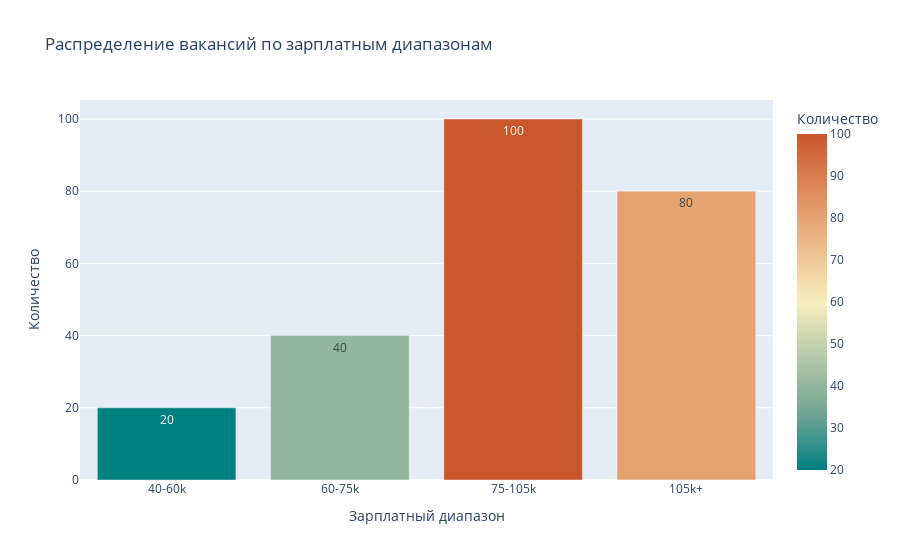

Notebook cell for this chart:
### Code cell
import pandas as pd
import plotly.express as px

df = pd.DataFrame(vacancies, columns=["Вакансия", "Зарплата"])
df = df[(df["Зарплата"] >= 40000) & (df["Зарплата"] <= 120000)]

# Определяем диапазоны зарплат
bins = [40000, 60000, 75000, 105000, 110000]
labels = ["40-60k", "60-75k", "75-105k", '105k+']
df["Диапазон зарплат"] = pd.cut(df["Зарплата"], bins=bins, labels=labels)

# Группируем по диапазонам и считаем количество вакансий в каждом
df_grouped = df["Диапазон зарплат"].value_counts().reset_index()
df_grouped.columns = ["Диапазон зарплат", "Количество вакансий"]
df_grouped = df_grouped.sort_values("Диапазон зарплат")

# Строим столбчатую диаграмму с Plotly
fig = px.bar(
    df_grouped,
    x="Диапазон зарплат",
    y="Количество вакансий",
    title="Распределение вакансий по зарплатным диапазонам",
    labels={"Количество вакансий": "Количество", "Диапазон зарплат": "Зарплатный диапазон"},
    color="Количество вакансий",
    color_continuous_scale="geyser",
    text_auto=True
)

fig.update_layout(height=500)
fig.show()
display(df)

### Figure 1 — Plotly figure (JSON) as saved in the notebook; plotly's stock layout.template omitted (floating-point values rounded to 4 significant figures)
{"data": [{"alignmentgroup": "True", "hovertemplate": "Зарплатный диапазон=%{x}<br>Количество=%{marker.color}<extra></extra>", "legendgroup": "", "marker": {"color": [20, 40, 100, 80], "coloraxis": "coloraxis", "pattern": {"shape": ""}}, "name": "", "offsetgroup": "", "orientation": "v", "showlegend": false, "textposition": "auto", "texttemplate": "%{y}", "type": "bar", "x": ["40-60k", "60-75k", "75-105k", "105k+"], "xaxis": "x", "y": [20, 40, 100, 80], "yaxis": "y"}], "layout": {"autosize": true, "barmode": "relative", "coloraxis": {"colorbar": {"title": {"text": "Количество"}}, "colorscale": [[0, "rgb(0, 128, 128)"], [0.1667, "rgb(112, 164, 148)"], [0.3333, "rgb(180, 200, 168)"], [0.5, "rgb(246, 237, 189)"], [0.6667, "rgb(237, 187, 138)"], [0.8333, "rgb(222, 138, 90)"], [1, "rgb(202, 86, 44)"]]}, "legend": {"tracegroupgap": 0}, "title": {"text": "Распределение вакансий по зарплатным диапазонам"}, "xaxis": {"anchor": "y", "autorange": true, "domain": [0, 1], "range": [-0.5, 3.5], "title": {"text": "Зарплатный диапазон"}, "type": "category"}, "yaxis": {"anchor": "x", "autorange": true, "domain": [0, 1], "range": [0, 105.3], "title": {"text": "Количество"}, "type": "linear"}}}
